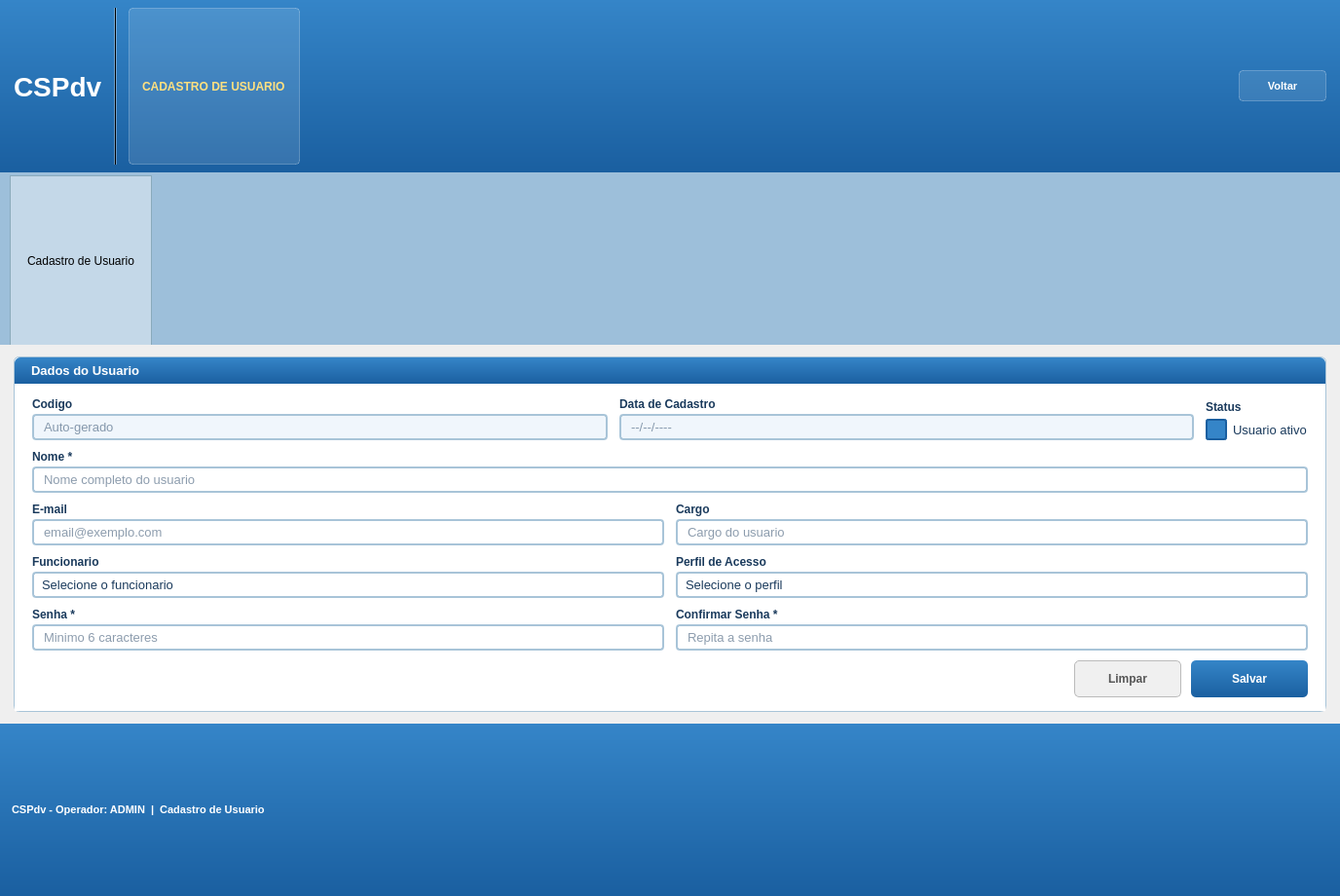
<?xml version="1.0" encoding="UTF-8"?>
<ui version="4.0">
 <class>CadastroUsuario</class>
 <widget class="QWidget" name="CadastroUsuario">
  <property name="geometry">
   <rect>
    <x>0</x>
    <y>0</y>
    <width>1376</width>
    <height>920</height>
   </rect>
  </property>
  <property name="windowTitle">
   <string>CSPdv - Cadastro de Usuario</string>
  </property>
  <property name="styleSheet">
   <string notr="true">QWidget { font-family: Arial; }</string>
  </property>
  <layout class="QVBoxLayout" name="mainVLayout">
   <property name="spacing"><number>0</number></property>
   <property name="leftMargin"><number>0</number></property>
   <property name="topMargin"><number>0</number></property>
   <property name="rightMargin"><number>0</number></property>
   <property name="bottomMargin"><number>0</number></property>
   <item>
    <widget class="QFrame" name="frameHeader">
     <property name="styleSheet"><string notr="true">QFrame#frameHeader{background:qlineargradient(x1:0,y1:0,x2:0,y2:1,stop:0 #3585c8, stop:1 #1a5fa0);}</string></property>
     <layout class="QHBoxLayout" name="headerHLayout">
      <property name="spacing"><number>12</number></property>
      <property name="leftMargin"><number>14</number></property>
      <property name="topMargin"><number>8</number></property>
      <property name="rightMargin"><number>14</number></property>
      <property name="bottomMargin"><number>8</number></property>
      <item><widget class="QLabel" name="lblLogo"><property name="styleSheet"><string notr="true">color:white;font-size:28px;font-weight:bold;</string></property><property name="text"><string>CSPdv</string></property></widget></item>
      <item><widget class="QFrame" name="frameSep"><property name="styleSheet"><string notr="true">background-color:rgba(255,255,255,80);</string></property><property name="frameShape"><enum>QFrame::VLine</enum></property></widget></item>
      <item><widget class="QLabel" name="lblBadge"><property name="styleSheet"><string notr="true">QLabel{background-color:rgba(255,255,255,30);color:#ffe080;font-size:12px;font-weight:bold;border:1px solid rgba(255,255,255,60);border-radius:4px;padding:3px 10px;}</string></property><property name="text"><string>CADASTRO DE USUARIO</string></property></widget></item>
      <item><spacer name="headerSpacer"><property name="orientation"><enum>Qt::Horizontal</enum></property><property name="sizeHint" stdset="0"><size><width>40</width><height>10</height></size></property></spacer></item>
      <item><widget class="QPushButton" name="btnVoltar"><property name="minimumSize"><size><width>90</width><height>32</height></size></property><property name="styleSheet"><string notr="true">QPushButton{background-color:rgba(255,255,255,25);color:white;font-size:11px;font-weight:bold;border:1px solid rgba(255,255,255,60);border-radius:4px;padding:4px 12px;}QPushButton:hover{background-color:rgba(255,255,255,40);}QPushButton:pressed{background-color:rgba(255,255,255,15);}</string></property><property name="text"><string>Voltar</string></property></widget></item>
     </layout>
    </widget>
   </item>
   <item>
    <widget class="QFrame" name="frameTabBar">
     <property name="styleSheet"><string notr="true">QFrame#frameTabBar{background-color:#9dbfda;}</string></property>
     <layout class="QHBoxLayout" name="tabHLayout">
      <property name="leftMargin"><number>10</number></property>
      <property name="topMargin"><number>3</number></property>
      <property name="rightMargin"><number>0</number></property>
      <property name="bottomMargin"><number>0</number></property>
      <item><widget class="QLabel" name="lblTab"><property name="styleSheet"><string notr="true">QLabel{background-color:#c4d8e8;border:1px solid #8aaabb;border-bottom:none;padding:1px 14px;font-size:12px;}</string></property><property name="text"><string>Cadastro de Usuario</string></property></widget></item>
      <item><spacer name="tabSpacer"><property name="orientation"><enum>Qt::Horizontal</enum></property><property name="sizeHint" stdset="0"><size><width>40</width><height>20</height></size></property></spacer></item>
     </layout>
    </widget>
   </item>
   <item>
    <layout class="QHBoxLayout" name="conteudoHLayout">
     <property name="spacing"><number>12</number></property>
     <property name="leftMargin"><number>14</number></property>
     <property name="topMargin"><number>12</number></property>
     <property name="rightMargin"><number>14</number></property>
     <property name="bottomMargin"><number>12</number></property>
     <item>
      <widget class="QFrame" name="frameFormulario">
       <property name="styleSheet"><string notr="true">QFrame#frameFormulario{background-color:#ffffff;border:1px solid #a8c4d8;border-radius:6px;}</string></property>
       <layout class="QVBoxLayout" name="formVLayout">
        <property name="spacing"><number>0</number></property>
        <property name="leftMargin"><number>0</number></property>
        <property name="topMargin"><number>0</number></property>
        <property name="rightMargin"><number>0</number></property>
        <property name="bottomMargin"><number>0</number></property>
        <item><widget class="QLabel" name="lblFormTitle"><property name="styleSheet"><string notr="true">QLabel{background:qlineargradient(x1:0,y1:0,x2:0,y2:1,stop:0 #3585c8,stop:1 #1a5fa0);color:white;font-size:13px;font-weight:bold;padding:6px 14px;border-top-left-radius:6px;border-top-right-radius:6px;}</string></property><property name="text"><string>Dados do Usuario</string></property></widget></item>
        <item>
         <widget class="QFrame" name="frameCampos">
          <property name="styleSheet"><string notr="true">QFrame#frameCampos{background-color:#ffffff;}</string></property>
          <layout class="QVBoxLayout" name="camposVLayout">
           <property name="spacing"><number>10</number></property>
           <property name="leftMargin"><number>18</number></property>
           <property name="topMargin"><number>14</number></property>
           <property name="rightMargin"><number>18</number></property>
           <property name="bottomMargin"><number>14</number></property>
           <item>
            <layout class="QHBoxLayout" name="row0HLayout">
             <property name="spacing"><number>12</number></property>
             <item><layout class="QVBoxLayout" name="colCodigoVLayout"><property name="spacing"><number>3</number></property><item><widget class="QLabel" name="lblCodigo"><property name="styleSheet"><string notr="true">font-size:12px;font-weight:bold;color:#1a3a5c;</string></property><property name="text"><string>Codigo</string></property></widget></item><item><widget class="QLineEdit" name="lineEditCodigo"><property name="styleSheet"><string notr="true">QLineEdit{background-color:#f0f6fc;border:2px solid #a8c4d8;border-radius:4px;font-size:13px;color:#1a3a5c;padding:3px 8px;}QLineEdit:focus{border-color:#3585c8;background-color:#ffffff;}</string></property><property name="readOnly"><bool>true</bool></property><property name="placeholderText"><string>Auto-gerado</string></property></widget></item></layout></item>
             <item><layout class="QVBoxLayout" name="colDataCadastroVLayout"><property name="spacing"><number>3</number></property><item><widget class="QLabel" name="lblDataCadastro"><property name="styleSheet"><string notr="true">font-size:12px;font-weight:bold;color:#1a3a5c;</string></property><property name="text"><string>Data de Cadastro</string></property></widget></item><item><widget class="QLineEdit" name="lineEditDataCadastro"><property name="styleSheet"><string notr="true">QLineEdit{background-color:#f0f6fc;border:2px solid #a8c4d8;border-radius:4px;font-size:13px;color:#1a3a5c;padding:3px 8px;}QLineEdit:focus{border-color:#3585c8;}</string></property><property name="readOnly"><bool>true</bool></property><property name="placeholderText"><string>--/--/----</string></property></widget></item></layout></item>
             <item><layout class="QVBoxLayout" name="colStatusVLayout"><property name="spacing"><number>3</number></property><item><widget class="QLabel" name="lblStatus"><property name="styleSheet"><string notr="true">font-size:12px;font-weight:bold;color:#1a3a5c;</string></property><property name="text"><string>Status</string></property></widget></item><item><widget class="QCheckBox" name="checkAtivo"><property name="styleSheet"><string notr="true">QCheckBox{font-size:13px;color:#1a3a5c;spacing:6px;}QCheckBox::indicator{width:18px;height:18px;border:2px solid #a8c4d8;border-radius:3px;background:#ffffff;}QCheckBox::indicator:checked{background-color:#3585c8;border-color:#1a5fa0;}</string></property><property name="text"><string>Usuario ativo</string></property><property name="checked"><bool>true</bool></property></widget></item></layout></item>
            </layout>
           </item>
           <item><layout class="QVBoxLayout" name="colNomeVLayout"><property name="spacing"><number>3</number></property><item><widget class="QLabel" name="lblNome"><property name="styleSheet"><string notr="true">font-size:12px;font-weight:bold;color:#1a3a5c;</string></property><property name="text"><string>Nome *</string></property></widget></item><item><widget class="QLineEdit" name="lineEditNome"><property name="styleSheet"><string notr="true">QLineEdit{background-color:#ffffff;border:2px solid #a8c4d8;border-radius:4px;font-size:13px;color:#1a3a5c;padding:3px 8px;}QLineEdit:focus{border-color:#3585c8;}</string></property><property name="placeholderText"><string>Nome completo do usuario</string></property></widget></item></layout></item>
           <item><layout class="QHBoxLayout" name="row1HLayout"><property name="spacing"><number>12</number></property><item><layout class="QVBoxLayout" name="colEmailVLayout"><property name="spacing"><number>3</number></property><item><widget class="QLabel" name="lblEmail"><property name="styleSheet"><string notr="true">font-size:12px;font-weight:bold;color:#1a3a5c;</string></property><property name="text"><string>E-mail</string></property></widget></item><item><widget class="QLineEdit" name="lineEditEmail"><property name="styleSheet"><string notr="true">QLineEdit{background-color:#ffffff;border:2px solid #a8c4d8;border-radius:4px;font-size:13px;color:#1a3a5c;padding:3px 8px;}QLineEdit:focus{border-color:#3585c8;}</string></property><property name="placeholderText"><string>email@exemplo.com</string></property></widget></item></layout></item><item><layout class="QVBoxLayout" name="colCargoVLayout"><property name="spacing"><number>3</number></property><item><widget class="QLabel" name="lblCargo"><property name="styleSheet"><string notr="true">font-size:12px;font-weight:bold;color:#1a3a5c;</string></property><property name="text"><string>Cargo</string></property></widget></item><item><widget class="QLineEdit" name="lineEditCargo"><property name="styleSheet"><string notr="true">QLineEdit{background-color:#ffffff;border:2px solid #a8c4d8;border-radius:4px;font-size:13px;color:#1a3a5c;padding:3px 8px;}QLineEdit:focus{border-color:#3585c8;}</string></property><property name="placeholderText"><string>Cargo do usuario</string></property></widget></item></layout></item></layout></item>
           <item><layout class="QHBoxLayout" name="row2HLayout"><property name="spacing"><number>12</number></property><item><layout class="QVBoxLayout" name="colFuncionarioVLayout"><property name="spacing"><number>3</number></property><item><widget class="QLabel" name="lblFuncionario"><property name="styleSheet"><string notr="true">font-size:12px;font-weight:bold;color:#1a3a5c;</string></property><property name="text"><string>Funcionario</string></property></widget></item><item><widget class="QComboBox" name="comboFuncionario"><property name="styleSheet"><string notr="true">QComboBox{background-color:#ffffff;border:2px solid #a8c4d8;border-radius:4px;font-size:13px;color:#1a3a5c;padding:3px 8px;}QComboBox:focus{border-color:#3585c8;}QComboBox::drop-down{border:none;width:24px;}QComboBox QAbstractItemView{background-color:#ffffff;border:1px solid #a8c4d8;selection-background-color:#3585c8;selection-color:white;font-size:13px;}</string></property><item><property name="text"><string>Selecione o funcionario</string></property></item></widget></item></layout></item><item><layout class="QVBoxLayout" name="colPerfilVLayout"><property name="spacing"><number>3</number></property><item><widget class="QLabel" name="lblPerfilAcesso"><property name="styleSheet"><string notr="true">font-size:12px;font-weight:bold;color:#1a3a5c;</string></property><property name="text"><string>Perfil de Acesso</string></property></widget></item><item><widget class="QComboBox" name="comboPerfilAcesso"><property name="styleSheet"><string notr="true">QComboBox{background-color:#ffffff;border:2px solid #a8c4d8;border-radius:4px;font-size:13px;color:#1a3a5c;padding:3px 8px;}QComboBox:focus{border-color:#3585c8;}QComboBox::drop-down{border:none;width:24px;}QComboBox QAbstractItemView{background-color:#ffffff;border:1px solid #a8c4d8;selection-background-color:#3585c8;selection-color:white;font-size:13px;}</string></property><item><property name="text"><string>Selecione o perfil</string></property></item></widget></item></layout></item></layout></item>
           <item><layout class="QHBoxLayout" name="row3HLayout"><property name="spacing"><number>12</number></property><item><layout class="QVBoxLayout" name="colSenhaVLayout"><property name="spacing"><number>3</number></property><item><widget class="QLabel" name="lblSenha"><property name="styleSheet"><string notr="true">font-size:12px;font-weight:bold;color:#1a3a5c;</string></property><property name="text"><string>Senha *</string></property></widget></item><item><widget class="QLineEdit" name="lineEditSenha"><property name="styleSheet"><string notr="true">QLineEdit{background-color:#ffffff;border:2px solid #a8c4d8;border-radius:4px;font-size:13px;color:#1a3a5c;padding:3px 8px;}QLineEdit:focus{border-color:#3585c8;}</string></property><property name="echoMode"><enum>QLineEdit::Password</enum></property><property name="placeholderText"><string>Minimo 6 caracteres</string></property></widget></item></layout></item><item><layout class="QVBoxLayout" name="colConfSenhaVLayout"><property name="spacing"><number>3</number></property><item><widget class="QLabel" name="lblConfSenha"><property name="styleSheet"><string notr="true">font-size:12px;font-weight:bold;color:#1a3a5c;</string></property><property name="text"><string>Confirmar Senha *</string></property></widget></item><item><widget class="QLineEdit" name="lineEditConfSenha"><property name="styleSheet"><string notr="true">QLineEdit{background-color:#ffffff;border:2px solid #a8c4d8;border-radius:4px;font-size:13px;color:#1a3a5c;padding:3px 8px;}QLineEdit:focus{border-color:#3585c8;}</string></property><property name="echoMode"><enum>QLineEdit::Password</enum></property><property name="placeholderText"><string>Repita a senha</string></property></widget></item></layout></item></layout></item>
           <item><layout class="QHBoxLayout" name="rowButtonsHLayout"><property name="spacing"><number>10</number></property><item><spacer name="btnSpacer"><property name="orientation"><enum>Qt::Horizontal</enum></property><property name="sizeHint" stdset="0"><size><width>20</width><height>10</height></size></property></spacer></item><item><widget class="QPushButton" name="btnLimpar"><property name="minimumSize"><size><width>110</width><height>38</height></size></property><property name="styleSheet"><string notr="true">QPushButton{background-color:#f0f0f0;color:#555555;font-size:12px;font-weight:bold;border:1px solid #bbbbbb;border-radius:5px;padding:5px 14px;}QPushButton:hover{background-color:#e0e0e0;}QPushButton:pressed{background-color:#cccccc;}</string></property><property name="text"><string>Limpar</string></property></widget></item><item><widget class="QPushButton" name="btnSalvar"><property name="minimumSize"><size><width>120</width><height>38</height></size></property><property name="styleSheet"><string notr="true">QPushButton{background:qlineargradient(x1:0,y1:0,x2:0,y2:1,stop:0 #3585c8,stop:1 #1a5fa0);color:white;font-size:12px;font-weight:bold;border:none;border-radius:5px;padding:5px 14px;}QPushButton:hover{background:#2a74b8;}QPushButton:pressed{background:#1a5fa0;}</string></property><property name="text"><string>Salvar</string></property><property name="shortcut"><string>Return</string></property></widget></item></layout></item>
          </layout>
         </widget>
        </item>
       </layout>
      </widget>
     </item>
    </layout>
   </item>
   <item>
    <widget class="QFrame" name="frameStatusBar">
     <property name="styleSheet"><string notr="true">QFrame#frameStatusBar{background:qlineargradient(x1:0,y1:0,x2:0,y2:1,stop:0 #3585c8,stop:1 #1a5fa0);}</string></property>
     <layout class="QHBoxLayout" name="statusHLayout">
      <property name="leftMargin"><number>12</number></property>
      <property name="rightMargin"><number>12</number></property>
      <item><widget class="QLabel" name="lblStatusBar"><property name="styleSheet"><string notr="true">color:white;font-size:11px;font-weight:bold;</string></property><property name="text"><string>CSPdv - Operador: ADMIN  |  Cadastro de Usuario</string></property></widget></item>
      <item><spacer name="statusSpacer"><property name="orientation"><enum>Qt::Horizontal</enum></property><property name="sizeHint" stdset="0"><size><width>40</width><height>10</height></size></property></spacer></item>
     </layout>
    </widget>
   </item>
  </layout>
 </widget>
 <resources/>
 <connections/>
</ui>
